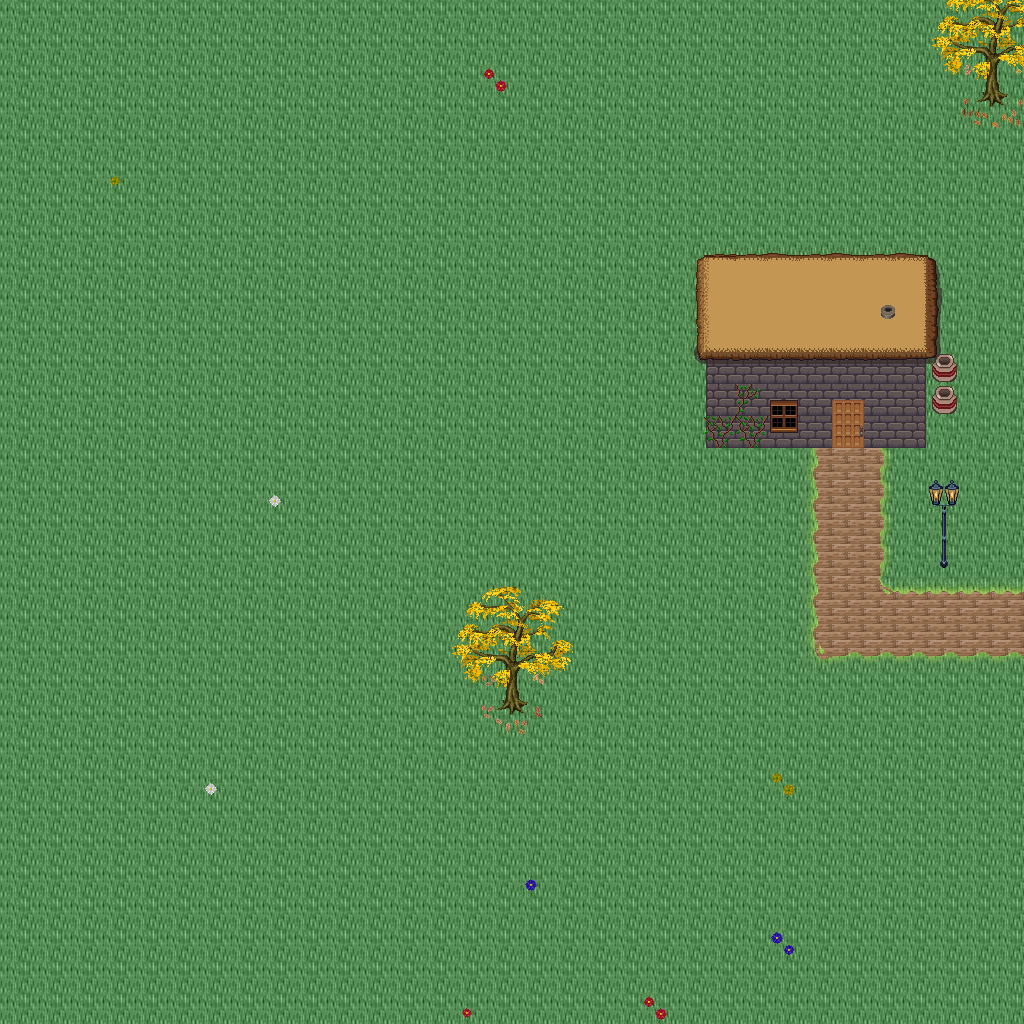

This is a level from a 2D game, rendered from its Tiled map with the project's own tilesets. A one-line summary and the map file follow, with tile-layer data summarised:
An orthogonal 32x32 tile map with 32x32 px tiles, 5 tile layers (Ground, Objects, Objects2, Above, ...), 1 hidden layer not drawn, 34 tilesets.

<map version="1.10" tiledversion="1.11.0" orientation="orthogonal" renderorder="right-down" width="32" height="32" tilewidth="32" tileheight="32" infinite="0" nextlayerid="11" nextobjectid="1">
 <tileset firstgid="1" name="logic_collision" tilewidth="32" tileheight="32" tilecount="1" columns="1">
  <image source="../drawable/logic_collision.png" width="32" height="32" />
 </tileset>
 <tileset firstgid="2" name="ground_ridge_earth_pale" tilewidth="32" tileheight="32" tilecount="96" columns="12">
  <image source="../drawable/ground_ridge_earth_pale.png" width="384" height="256" />
 </tileset>
 <tileset firstgid="98" name="ground_ridge_earth_dark" tilewidth="32" tileheight="32" tilecount="96" columns="12">
  <image source="../drawable/ground_ridge_earth_dark.png" width="384" height="256" />
 </tileset>
 <tileset firstgid="194" name="ground_ground" tilewidth="32" tileheight="32" tilecount="33" columns="3">
  <image source="../drawable/ground_ground.png" width="96" height="352" />
 </tileset>
 <tileset firstgid="227" name="building_castle" tilewidth="32" tileheight="32" tilecount="320" columns="20">
  <image source="../drawable/building_castle.png" width="640" height="512" />
 </tileset>
 <tileset firstgid="547" name="ground_grass_corners" tilewidth="32" tileheight="32" tilecount="24" columns="6">
  <image source="../drawable/ground_grass_corners.png" width="192" height="128" />
 </tileset>
 <tileset firstgid="571" name="ground_grass_edges" tilewidth="32" tileheight="32" tilecount="36" columns="12">
  <image source="../drawable/ground_grass_edges.png" width="384" height="96" />
 </tileset>
 <tileset firstgid="607" name="item_pot_barrels_1" tilewidth="32" tileheight="32" tilecount="8" columns="4">
  <image source="../drawable/item_pot_barrels_1.png" width="128" height="64" />
 </tileset>
 <tileset firstgid="615" name="item_weapon_cannon" tilewidth="32" tileheight="32" tilecount="12" columns="3">
  <image source="../drawable/item_weapon_cannon.png" width="96" height="128" />
 </tileset>
 <tileset firstgid="627" name="building_door_door" tilewidth="32" tileheight="32" tilecount="6" columns="3">
  <image source="../drawable/building_door_door.png" width="96" height="64" />
 </tileset>
 <tileset firstgid="633" name="building_door_closed" tilewidth="32" tileheight="32" tilecount="1" columns="1">
  <image source="../drawable/building_door_closed.png" width="32" height="32" />
 </tileset>
 <tileset firstgid="634" name="building_window_window_centered" tilewidth="32" tileheight="32" tilecount="1" columns="1">
  <image source="../drawable/building_window_window_centered.png" width="32" height="32" />
 </tileset>
 <tileset firstgid="635" name="building_decoration_chimney_big" tilewidth="32" tileheight="32" tilecount="2" columns="1">
  <image source="../drawable/building_decoration_chimney_big.png" width="32" height="64" />
 </tileset>
 <tileset firstgid="637" name="building_tan_building" tilewidth="32" tileheight="32" tilecount="24" columns="4">
  <image source="../drawable/building_tan_building.png" width="128" height="192" />
 </tileset>
 <tileset firstgid="661" name="building_museum" tilewidth="32" tileheight="32" tilecount="56" columns="7">
  <image source="../drawable/building_museum.png" width="224" height="256" />
 </tileset>
 <tileset firstgid="717" name="building_decoration_chimney" tilewidth="32" tileheight="32" tilecount="2" columns="1">
  <image source="../drawable/building_decoration_chimney.png" width="32" height="64" />
 </tileset>
 <tileset firstgid="719" name="plant_tree_fall_trees" tilewidth="32" tileheight="32" tilecount="40" columns="8">
  <image source="../drawable/plant_tree_fall_trees.png" width="256" height="160" />
 </tileset>
 <tileset firstgid="759" name="plant_leaves" tilewidth="32" tileheight="32" tilecount="8" columns="4">
  <image source="../drawable/plant_leaves.png" width="128" height="64" />
 </tileset>
 <tileset firstgid="767" name="plant_vine" tilewidth="32" tileheight="32" tilecount="3" columns="1">
  <image source="../drawable/plant_vine.png" width="32" height="96" />
 </tileset>
 <tileset firstgid="770" name="item_pot_pot_burgundy" tilewidth="32" tileheight="32" tilecount="1" columns="1">
  <image source="../drawable/item_pot_pot_burgundy.png" width="32" height="32" />
 </tileset>
 <tileset firstgid="771" name="building_stairs_stairs_grey" tilewidth="32" tileheight="32" tilecount="6" columns="3">
  <image source="../drawable/building_stairs_stairs_grey.png" width="96" height="64" />
 </tileset>
 <tileset firstgid="777" name="furniture_light_lamp_blue" tilewidth="32" tileheight="32" tilecount="3" columns="1">
  <image source="../drawable/furniture_light_lamp_blue.png" width="32" height="96" />
 </tileset>
 <tileset firstgid="780" name="light_dim_light_7x5" tilewidth="32" tileheight="32" tilecount="35" columns="7">
  <image source="../drawable/light_dim_light_7x5.png" width="224" height="160" />
 </tileset>
 <tileset firstgid="815" name="plant_flower_daisy_blue" tilewidth="32" tileheight="32" tilecount="8" columns="2">
  <image source="../drawable/plant_flower_daisy_blue.png" width="64" height="128" />
 </tileset>
 <tileset firstgid="823" name="plant_flower_daisy_red" tilewidth="32" tileheight="32" tilecount="8" columns="2">
  <image source="../drawable/plant_flower_daisy_red.png" width="64" height="128" />
 </tileset>
 <tileset firstgid="831" name="plant_flower_daisy_white" tilewidth="32" tileheight="32" tilecount="8" columns="2">
  <image source="../drawable/plant_flower_daisy_white.png" width="64" height="128" />
 </tileset>
 <tileset firstgid="839" name="plant_flower_daisy_yellow" tilewidth="32" tileheight="32" tilecount="8" columns="2">
  <image source="../drawable/plant_flower_daisy_yellow.png" width="64" height="128" />
 </tileset>
 <tileset firstgid="847" name="ground_ground_3" tilewidth="32" tileheight="32" tilecount="5" columns="5">
  <image source="../drawable/ground_ground_3.png" width="160" height="32" />
 </tileset>
 <tileset firstgid="852" name="building_cottage" tilewidth="32" tileheight="32" tilecount="256" columns="16">
  <image source="../drawable/building_cottage.png" width="512" height="512" />
 </tileset>
 <tileset firstgid="1108" name="building_roof_thatched_roof" tilewidth="32" tileheight="32" tilecount="256" columns="16">
  <image source="../drawable/building_roof_thatched_roof.png" width="512" height="512" />
 </tileset>
 <tileset firstgid="1364" name="building_door_doors" tilewidth="32" tileheight="32" tilecount="256" columns="16">
  <image source="../drawable/building_door_doors.png" width="512" height="512" />
 </tileset>
 <tileset firstgid="1620" name="building_window_windows" tilewidth="32" tileheight="32" tilecount="256" columns="16">
  <image source="../drawable/building_window_windows.png" width="512" height="512" />
 </tileset>
 <tileset firstgid="1876" name="logic_portal" tilewidth="32" tileheight="32" tilecount="24" columns="8">
  <image source="../drawable/logic_portal.png" width="256" height="96" />
 </tileset>
 <tileset firstgid="1900" name="building_decoration_banner" tilewidth="32" tileheight="32" tilecount="12" columns="1">
  <image source="../drawable/building_decoration_banner.png" width="32" height="384" />
 </tileset>
 <layer id="1" name="Ground" width="32" height="32">
  <data>[1024 cells, 1024 non-empty, 2 distinct tile ids]</data>
 </layer>
 <layer id="2" name="Objects" width="32" height="32">
  <data>[1024 cells, 59 non-empty, 20 distinct tile ids]</data>
 </layer>
 <layer id="3" name="Objects2" width="32" height="32">
  <data>[1024 cells, 15 non-empty, 14 distinct tile ids]</data>
 </layer>
 <layer id="4" name="Above" width="32" height="32">
  <data>[1024 cells, 70 non-empty, 40 distinct tile ids]</data>
 </layer>
 <layer id="5" name="Above2" width="32" height="32">
  <data>[1024 cells, 1 non-empty, 1 distinct tile ids]</data>
 </layer>
 <layer id="6" name="Walkable" width="32" height="32" visible="0">
  <data>[1024 cells, 34 non-empty, 1 distinct tile ids]</data>
 </layer>
 <objectgroup id="7" name="Mapevents" />
 <objectgroup id="8" name="Spawn" />
 <objectgroup id="9" name="Keys" />
 <objectgroup id="10" name="Replace" />
</map>
